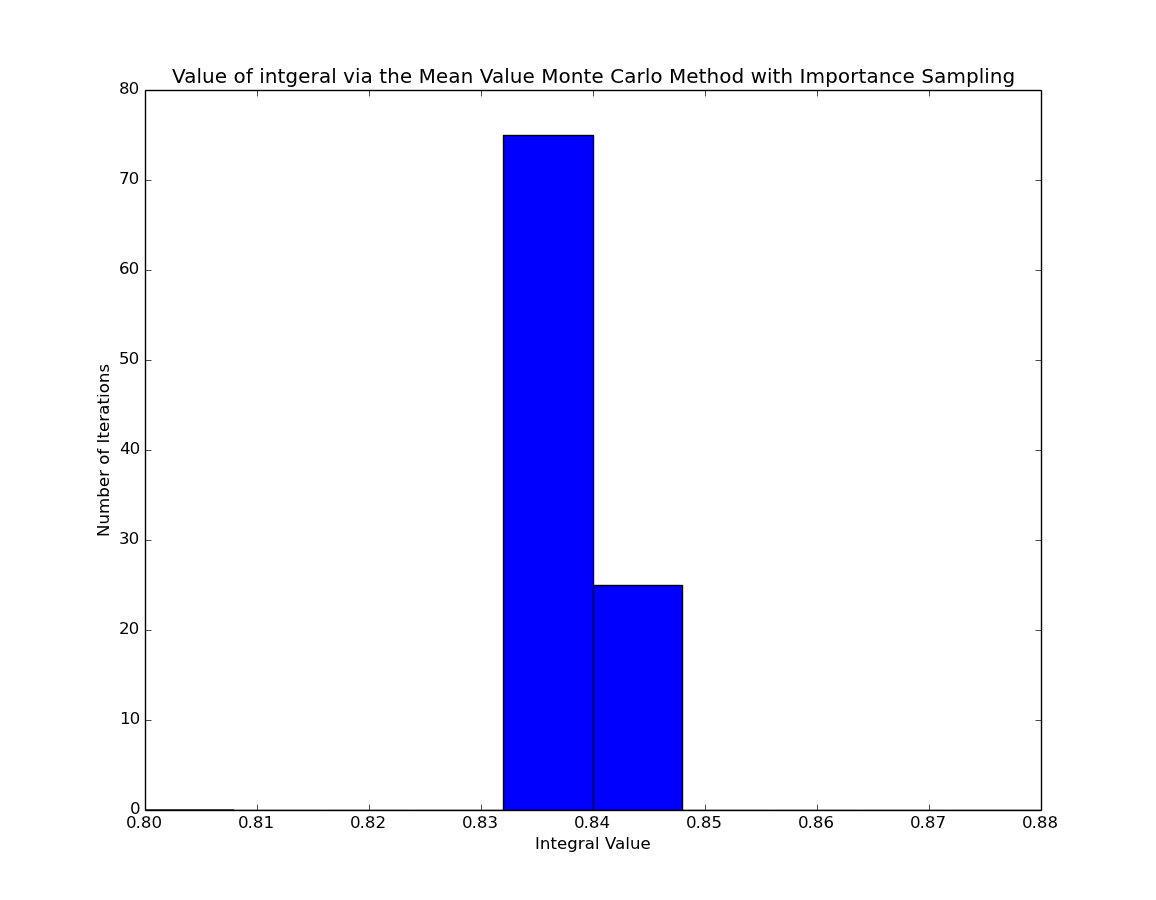

Write Python code to recreate this figure.
import numpy as np
from random import random,seed
from numpy.linalg import norm
import matplotlib.pyplot as plt

###############################################################################

# This code computes the value of an integral in 1 dimension using the Mean 
# Value Monte Carlo method

################################## CONSTANTS ##################################

# Choose seed
seed(42)
# Lower limit of integration
a = 0
# Upper limit of integration
b = 1
# Number of points used to evaluate the integral
npts = int(1e4)
# Number of times to evaluate the integral
iterr = 100
# Value of weighting function evaluated over interval
wint = 2

################################## FUNCTIONS ##################################

# Integrand
def fw(r):
	return 1./(np.exp(r) + 1)

################################## MAIN PROGRAM ##################################

# Initialize average of f and f^2 as zero
fwavg = 0
fw2avg = 0

# Initialize arrays to results over the iterations
Is = np.zeros(iterr)
errs = np.zeros(iterr)

for k in range(iterr):
	# Create npts points and evaluate f and f^2 at each point
	for i in range(npts):
		# Find a random number in the integration range
		r = (abs(a-b)*random()+a)**2
		# Update average of f
		fwavg += fw(r)
		# Update average of f^2
		fw2avg += fw(r)**2

	# Find true averages by dividing by the total number of points used
	fwavg *= (1./float(npts))
	fw2avg *= (1./float(npts))

	# Compute the variance and from this the error
	varfw = fw2avg - fwavg**2
	err = wint*(varfw/float(npts))**0.5

	# Compute the true value of the integral
	I = wint*fwavg

	Is[k] = I
	errs[k] = err

################################## PLOT ##################################

plt.figure()
plt.hist(Is,10,range = [0.8,0.88])
plt.xlabel('Integral Value')
plt.ylabel('Number of Iterations')
plt.title('Value of intgeral via the Mean Value Monte Carlo Method with Importance Sampling')
plt.xlim(0.8,0.88)
plt.show()
